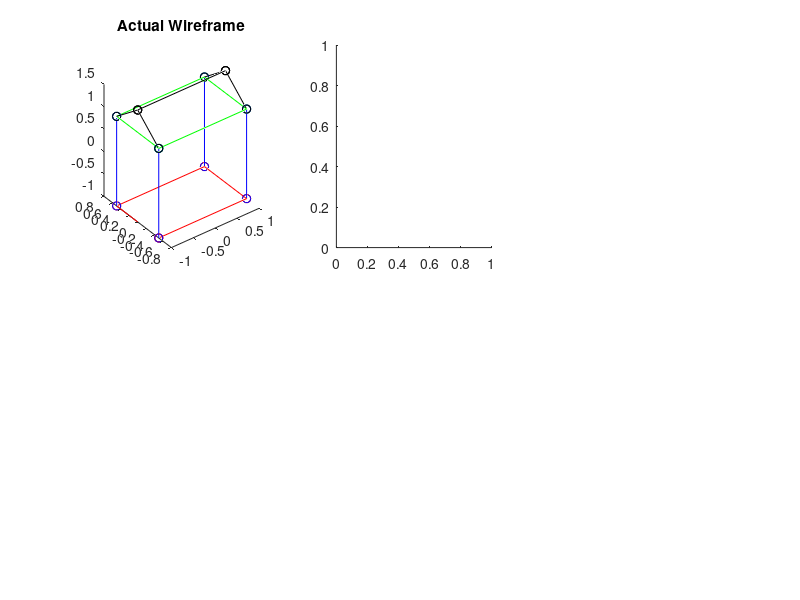

The MATLAB source for this figure: (Note: this script raises an error after producing the figure.)
P_W = [-1, -0.5, -1; -1, 0.5, -1; 1, 0.5, -1; 1, -0.5, -1; -1, -0.5, 1; -1, 0.5, 1; 1, 0.5, 1; 1, -0.5, 1; -1, 0, 1.5; 1, 0, 1.5;];

base = P_W.';
subplot(2,3,1)

plot3([base(1,1:4) base(1,1)], [base(2,1:4) base(2,1)], [base(3,1:4) base(3,1)],'-o', 'Color','r');
hold on
plot3([base(1,5:8) base(1,5)], [base(2,5:8) base(2,5)], [base(3,5:8) base(3,5)], '-o', 'Color','g');
plot3(base(1,9:10), base(2,9:10), base(3,9:10), '-o', 'Color','black');

plot3([base(1,1) base(1,5)], [base(2,1) base(2,5)], [base(3,1) base(3,5)], '-o', 'Color', 'b');
plot3([base(1,2) base(1,6)], [base(2,2) base(2,6)], [base(3,2) base(3,6)], '-o', 'Color', 'b');
plot3([base(1,3) base(1,7)], [base(2,3) base(2,7)], [base(3,3) base(3,7)], '-o', 'Color', 'b');
plot3([base(1,4) base(1,8)], [base(2,4) base(2,8)], [base(3,4) base(3,8)], '-o', 'Color', 'b');

plot3([base(1,5) base(1,9)], [base(2,5) base(2,9)], [base(3,5) base(3,9)], '-o', 'Color','black');
plot3([base(1,6) base(1,9)], [base(2,6) base(2,9)], [base(3,6) base(3,9)], '-o', 'Color','black');
plot3([base(1,7) base(1,10)], [base(2,7) base(2,10)], [base(3,7) base(3,10)], '-o', 'Color','black');
plot3([base(1,8) base(1,10)], [base(2,8) base(2,10)], [base(3,8) base(3,10)], '-o', 'Color','black');
title('Actual Wireframe');
hold off 

C = [10,10,0; -10,10,0; 0,0,10; 10,0,0; 10,10,10];
for i = 1:1:5
    
    p = [50,50,0]
    c = C(i,:);
    tx = atan2(norm(cross([1,0,0],(p-c))),dot([1,0,0],(p-c)));
    ty = atan2(norm(-cross([0,1,0],(p-c))),dot([0,1,0],(p-c))); 
    tz = atan2(norm(cross([0,0,1],(p-c))),dot([0,0,1],(p-c)));

    Rx = [1 0 0; 0 cos(tx) -sin(tx); 0 sin(tx) cos(tx)];
    Ry = [cos(ty) 0 sin(ty); 0 1 0; -sin(ty) 0 cos(ty)];
    Rz = [cos(tz) -sin(tz) 0; sin(tz) cos(tz) 0; 0 0 1];

    R = Rz*Ry*Rx; 
    
    subplot(2,3,i+1);
    hold on;
    X = project_points(P_W, R, C(i,:).').';
    plot([X(1,1:4) X(1,1)], [X(2,1:4) X(2,1)],'-o', 'Color','r');
    plot([X(1,5:8) X(1,5)], [X(2,5:8) X(2,5)], '-o', 'Color','g');
    plot(X(1,9:10), X(2,9:10), '-o', 'Color','black');

    plot([X(1,1) X(1,5)], [X(2,1) X(2,5)], '-o', 'Color', 'b');
    plot([X(1,2) X(1,6)], [X(2,2) X(2,6)], '-o', 'Color', 'b');
    plot([X(1,3) X(1,7)], [X(2,3) X(2,7)], '-o', 'Color', 'b');
    plot([X(1,4) X(1,8)], [X(2,4) X(2,8)], '-o', 'Color', 'b');

    plot([X(1,5) X(1,9)], [X(2,5) X(2,9)], '-o', 'Color','black');
    plot([X(1,6) X(1,9)], [X(2,6) X(2,9)], '-o', 'Color','black');
    plot([X(1,7) X(1,10)], [X(2,7) X(2,10)], '-o', 'Color','black');
    plot([X(1,8) X(1,10)], [X(2,8) X(2,10)], '-o', 'Color','black');
    title(strcat('Camera at ', mat2str(C(i,:))));
    hold off 
end
